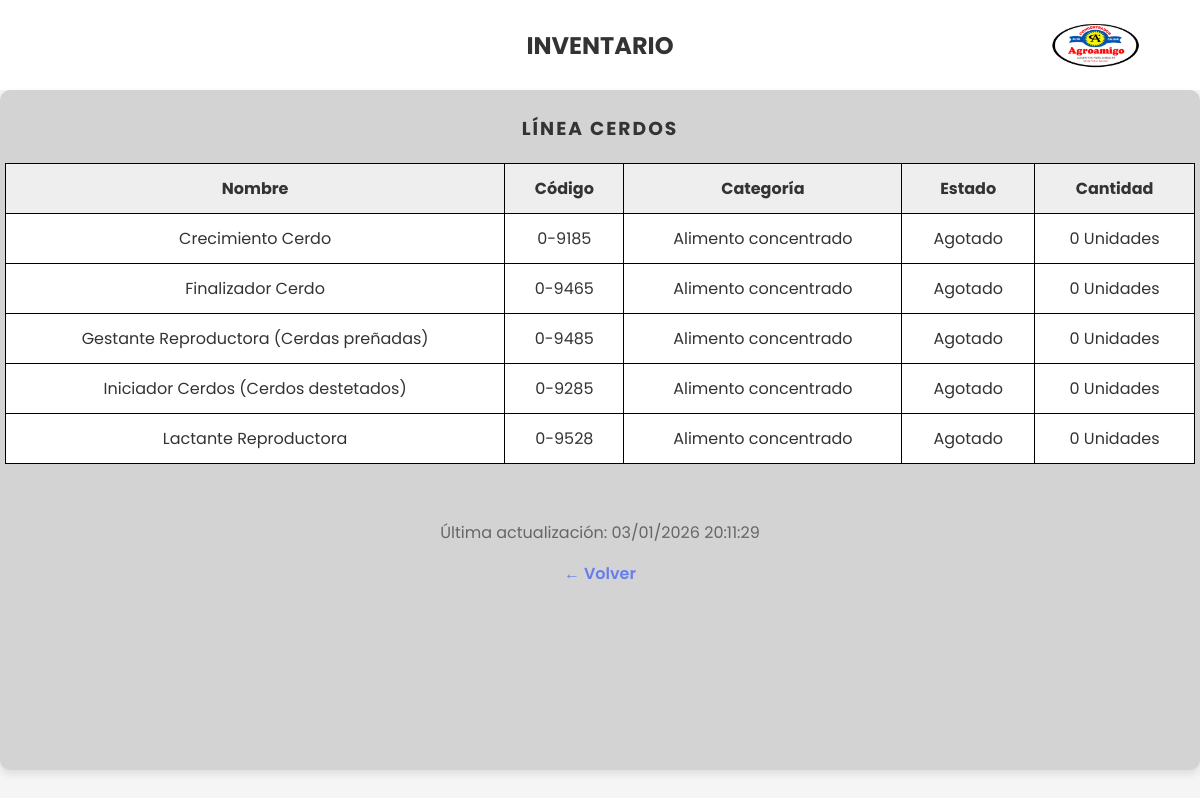
/CERDOS.php, run on the app's committed database.
### tables this page shows
CREATE TABLE `productos` (
  `ID` int(50) NOT NULL,
  `NOMBRE_PRODUCTO` varchar(50) NOT NULL,
  `CODIGO` varchar(50) NOT NULL,
  `CATEGORIA` varchar(50) NOT NULL,
  `LINEA` enum('Linea de Ganado','Aves de Postura','Línea de Cerdos','Línea de Equinos','Línea de Tilapia') DEFAULT NULL,
  `PRECIO` decimal(10,2) NOT NULL,
  `STOCK` int(50) DEFAULT 0,
  `FECHA_INGRESO` timestamp NOT NULL DEFAULT current_timestamp() ON UPDATE current_timestamp(),
  `DESCRIPCION` varchar(500) NOT NULL,
  `ESTADO` enum('Agotado','Producto Bajo','Disponible') NOT NULL DEFAULT 'Disponible'
);

### CERDOS.php (the view, shortened to what this page needs)
<?php
$servidor = "localhost:3309";
$usuario = "root";
$clave = "";
$basededatos = "sistema_de_invenario";
$conn = new mysqli($servidor, $usuario, $clave, $basededatos);
$sql_cerdos = "SELECT NOMBRE_PRODUCTO, CODIGO, CATEGORIA, ESTADO, STOCK
                             FROM productos
                             WHERE LOWER(LINEA) LIKE '%cerdo%'
                             ORDER BY NOMBRE_PRODUCTO";
$resultado = $conn->query($sql_cerdos);
?>
<!DOCTYPE html>
<html lang="es">
<head>
    <link rel="stylesheet" href="CSS/TABLAS.CSS">
</head>
<body>
    <header>
        <center><h2>INVENTARIO</h2></center>
        <img src="IMG/tipo.png" alt="Logo de empresa" class="logo">
    </header>
    <main>
        <section aria-labelledby="titulo-cerdos">
            <h3 id="titulo-cerdos">LÍNEA CERDOS</h3>
            <table>
                <thead>
                    <tr>
                        <th>Nombre</th>
                        <th>Código</th>
                        <th>Categoría</th>
                        <th>Estado</th>
                        <th>Cantidad</th>
                    </tr>
                </thead>
                <tbody>
                    <?php if ($resultado && $resultado->num_rows > 0): ?>
                        <?php while($producto = $resultado->fetch_assoc()): ?>
                            <tr>
                                <td><?php echo htmlspecialchars($producto['NOMBRE_PRODUCTO']); ?></td>
                                <td><?php echo htmlspecialchars($producto['CODIGO']); ?></td>
                                <td><?php echo htmlspecialchars($producto['CATEGORIA']); ?></td>
                                <td class="<?php echo strtolower(str_replace(' ', '-', $producto['ESTADO'])); ?>">
                                    <?php echo htmlspecialchars($producto['ESTADO']); ?>
                                </td>
                                <td><?php echo htmlspecialchars($producto['STOCK']); ?> Unidades</td>
                            </tr>
                        <?php endwhile; ?>
                    <?php endif; ?>
                </tbody>
            </table>
            <footer>
                <div style="text-align: center; padding: 20px; color: #666;">
                    <p>Última actualización: <?php echo date('d/m/Y H:i:s'); ?></p>
                     <a href="INVENTARIO.php" style="color: #667eea; text-decoration: none; font-weight: 600;">
            ← Volver
                    </a>
                </div>
            </footer>
        </section>
    </main>
</body>
</html>

### CSS/TABLAS.css (style rules this page uses)
* { box-sizing: border-box; }
body { margin: 0; font-family: 'Poppins', sans-serif; background-color: #f5f5f5; color: #333; }
header { display: flex; justify-content: space-between; align-items: center; padding: 20px 5%; background-color: #fff; position: relative; }
header h2 { position: absolute; left: 50%; transform: translateX(-50%); top: 50%; transform: translate(-50%, -50%); margin: 0; }
section h3 { text-align: center; margin-bottom: 20px; letter-spacing: 2px; }
.logo { height: 50px; }
main { padding: 0; }
section { background-color: #d3d3d3; padding: 5px; height: 85%; width: 100%; position: absolute; border-radius: 10px; box-shadow: 0 4px 8px rgba(0,0,0,0.1); }
table { width: 100%; border-collapse: collapse; background-color: white; }
th, td { padding: 12px 15px; text-align: center; border: 1px solid black; }
th { background-color: #eee; }
footer { display: flex; justify-content: center; margin-top: 20px; }

### data on the page
productos: NOMBRE_PRODUCTO "Crecimiento Cerdo", CODIGO "0-9185", CATEGORIA "Alimento concentrado", ESTADO "Agotado", STOCK "0"
productos: NOMBRE_PRODUCTO "Finalizador Cerdo", CODIGO "0-9465", CATEGORIA "Alimento concentrado", ESTADO "Agotado", STOCK "0"
productos: NOMBRE_PRODUCTO "Gestante Reproductora (Cerdas preñadas)", CODIGO "0-9485", CATEGORIA "Alimento concentrado", ESTADO "Agotado", STOCK "0"
productos: NOMBRE_PRODUCTO "Iniciador Cerdos (Cerdos destetados)", CODIGO "0-9285", CATEGORIA "Alimento concentrado", ESTADO "Agotado", STOCK "0"
productos: NOMBRE_PRODUCTO "Lactante Reproductora", CODIGO "0-9528", CATEGORIA "Alimento concentrado", ESTADO "Agotado", STOCK "0"
